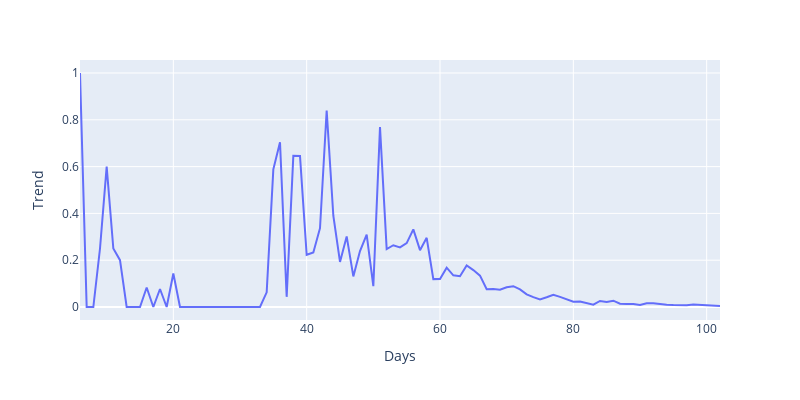

Here is the notebook cell this chart was saved with:
### Markdown cell above
#### Trends

### Code cell
# Trends x(t) - x(t-1)/x(t-1)
table['Trend'] = (table['Confirmed'] - table['Confirmed_Lag1']) / table['Confirmed_Lag1']
table.replace([np.nan, np.inf, -np.inf], 1, inplace=True)

# Plot results
df_country = table[table['Country']=='Germany']

fig = px.line(df_country, x='Days', y='Trend', width=800, height=400)
fig.show()

### Figure 1 — Plotly figure (JSON) as saved in the notebook; plotly's stock layout.template omitted (floating-point values rounded to 4 significant figures)
{"data": [{"hovertemplate": "Days=%{x}<br>Trend=%{y}<extra></extra>", "legendgroup": "", "line": {"color": "#636efa", "dash": "solid"}, "mode": "lines", "name": "", "showlegend": false, "type": "scatter", "x": [6, 7, 8, 9, 10, 11, 12, 13, 14, 15, 16, 17, 18, 19, 20, 21, 22, 23, 24, 25, 26, 27, 28, 29, 30, 31, 32, 33, 34, 35, 36, 37, 38, 39, 40, 41, 42, 43, 44, 45, 46, 47, 48, 49, 50, 51, 52, 53, 54, 55, 56, 57, 58, 59, 60, 61, 62, 63, 64, 65, 66, 67, 68, 69, 70, 71, 72, 73, 74, 75, 76, 77, 78, 79, 80, 81, 82, 83, 84, 85, 86, 87, 88, 89, 90, 91, 92, 93, 94, 95, 96, 97, 98, 99, 100, 101, 102], "xaxis": "x", "y": [1, 0, 0, 0.25, 0.6, 0.25, 0.2, 0, 0, 0, 0.08333, 0, 0.07692, 0, 0.1429, 0, 0, 0, 0, 0, 0, 0, 0, 0, 0, 0, 0, 0, 0.0625, 0.5882, 0.7037, 0.04348, 0.6458, 0.6456, 0.2231, 0.2327, 0.3367, 0.8397, 0.39, 0.1925, 0.3016, 0.1308, 0.2389, 0.3095, 0.0891, 0.7685, 0.2476, 0.2639, 0.2549, 0.273, 0.3316, 0.2428, 0.2956, 0.1192, 0.1197, 0.1682, 0.1353, 0.1315, 0.1772, 0.1578, 0.1341, 0.07626, 0.07714, 0.0736, 0.08445, 0.08889, 0.07506, 0.05411, 0.04195, 0.03247, 0.04149, 0.05232, 0.04312, 0.03376, 0.0224, 0.02359, 0.01735, 0.009895, 0.02584, 0.02185, 0.02686, 0.01376, 0.01285, 0.01296, 0.008336, 0.01589, 0.01647, 0.01221, 0.009768, 0.008031, 0.006262, 0.007269, 0.01017, 0.0091, 0.006552, 0.005424, 0.004225], "yaxis": "y"}], "layout": {"height": 400, "legend": {"tracegroupgap": 0}, "margin": {"t": 60}, "width": 800, "xaxis": {"anchor": "y", "domain": [0, 1], "title": {"text": "Days"}}, "yaxis": {"anchor": "x", "domain": [0, 1], "title": {"text": "Trend"}}}}
